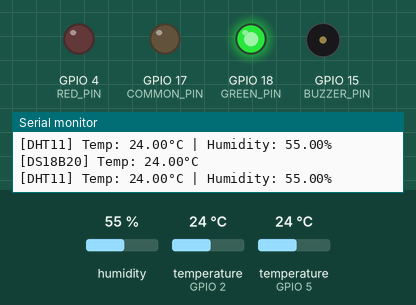
Recording of a sketch running on a simulated ESP32. Shown: output pins drawn as LEDs (lit = HIGH), buzzer (waves = sounding), the last lines printed to the serial monitor. The test bench sets the inputs (shaded band); at power-on: temperature (sensors on GPIO 2, GPIO 5) 24 °C, humidity 55 %. WiFi joins after 1.5 s; servers stay silent unless stated; uploads are accepted with an empty reply.

Above: at 3.9 s.
4.0 s: temperature (sensor on GPIO 2) set to 28 °C
11.1 s: temperature (sensor on GPIO 2) set to 31 °C
At 13.2 s:
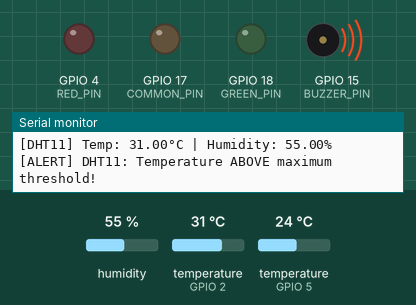
At 22.0 s:
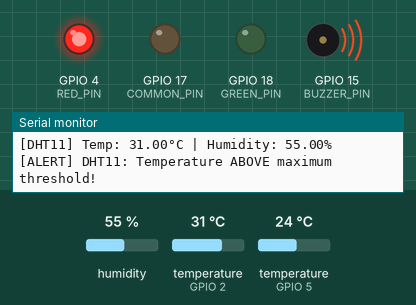
Timing chart, 0 to 27.7 s (numbered marks = the images above; inputs shaded):
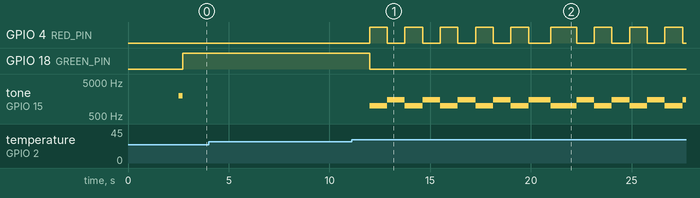

The sketch:

esp32_iot_monitor.ino
```cpp
/*
 * ===============================================
 * ESP32 IoT Temperature & Humidity Monitor
 * ===============================================
 *
 * Project: Intelligent Temperature and Humidity Monitoring System
 * Target: ESP32 WROOM (32 pins)
 * Purpose: Real-time environmental monitoring with sensor redundancy
 *
 * Features:
 * - Dual temperature sensors (DS18B20 + DHT11)
 * - Real-time humidity measurement
 * - WiFi connectivity with secure HTTPS
 * - Dynamic threshold management via backend API
 * - Multi-channel alerting (Buzzer + LED)
 * - JSON-based communication with FastAPI backend
 *
 * Author: IoT Project Team
 * Date: January 2026
 * Version: 2.0
 * ===============================================
 */

#include <WiFi.h>
#include <WiFiClientSecure.h>
#include <HTTPClient.h>
#include <ArduinoJson.h>
#include <DHT.h>
#include <OneWire.h>
#include <DallasTemperature.h>

// ================= PIN DEFINITIONS =================
#define DHTPIN 2                    // DHT11 data pin
#define DHTTYPE DHT11               // DHT11 sensor type
#define ONE_WIRE_BUS 5              // DS18B20 OneWire bus
#define BUZZER_PIN 15               // Passive buzzer for audio alert

#define RED_PIN 4                   // Red LED for alert state
#define GREEN_PIN 18                // Green LED for normal state
#define COMMON_PIN 17               // Common pin for bi-color LED

// ================= WIFI CREDENTIALS =================
const char* ssid = "Fibre_MarocTelecom-4451";
const char* password = "JSV7ZsKhF7";

// ================= BACKEND API ENDPOINTS =================
// Update these URLs to match your backend deployment
const char* DATA_URL          = "https://f2ef7f2cfa43.ngrok-free.app/sensor-data";
const char* MAX_THRESHOLD_URL = "https://f2ef7f2cfa43.ngrok-free.app/config/threshold";
const char* MIN_THRESHOLD_URL = "https://f2ef7f2cfa43.ngrok-free.app/config/min-threshold";

// ================= SENSOR OBJECTS =================
DHT dht(DHTPIN, DHTTYPE);                       // DHT11 sensor instance
OneWire oneWire(ONE_WIRE_BUS);                  // OneWire bus for DS18B20
DallasTemperature ds18b20(&oneWire);            // DS18B20 temperature sensor

// ================= THRESHOLD VARIABLES =================
float MAX_TEMP = 30.0;                          // Maximum temperature threshold (°C)
float MIN_TEMP = 0.0;                           // Minimum temperature threshold (°C)
const float DS18B20_ERROR = -127.0;             // DS18B20 error indicator

// ================= TIMING VARIABLES =================
unsigned long lastSend = 0;                     // Last data send time
unsigned long lastThresholdFetch = 0;           // Last threshold fetch time
const unsigned long SEND_INTERVAL      = 9000;     // Send data every 9 seconds
const unsigned long THRESHOLD_INTERVAL = 10000;    // Fetch thresholds every 10 seconds

// ================= BUZZER CONTROL (POLICE SIREN EFFECT) =================
unsigned long previousMillis = 0;
bool sirenState = false;
const int sirenHighFreq = 1500;                 // High frequency tone (Hz)
const int sirenLowFreq  = 1000;                 // Low frequency tone (Hz)
const int sirenInterval = 80;                   // Tone switching interval (ms)

// ================= LED CONTROL (POLICE BLINK EFFECT) =================
unsigned long ledMillis = 0;
bool ledState = false;
const unsigned long ledInterval = 120;          // LED blink interval (ms)

// ================= SETUP FUNCTION =================
/*
 * Initialization function - runs once on startup
 */
void setup() {
  // Start serial communication for debugging
  Serial.begin(115200);
  delay(1000);

  Serial.println("\n\n");
  Serial.println("======================================");
  Serial.println("ESP32 IoT Monitor - Startup");
  Serial.println("======================================");

  // Configure GPIO pins
  pinMode(BUZZER_PIN, OUTPUT);
  pinMode(RED_PIN, OUTPUT);
  pinMode(GREEN_PIN, OUTPUT);
  pinMode(COMMON_PIN, OUTPUT);
  digitalWrite(COMMON_PIN, LOW);

  Serial.println("[SETUP] GPIO pins configured");

  // Initialize DHT11 sensor
  dht.begin();
  Serial.println("[SETUP] DHT11 initialized");

  // Initialize DS18B20 sensor
  ds18b20.begin();
  ds18b20.setResolution(12);  // Set to 12-bit resolution for accuracy
  Serial.println("[SETUP] DS18B20 initialized (12-bit resolution)");

  // Connect to WiFi
  Serial.print("[WIFI] Connecting to: ");
  Serial.println(ssid);
  WiFi.begin(ssid, password);

  int wifiAttempts = 0;
  while (WiFi.status() != WL_CONNECTED && wifiAttempts < 20) {
    delay(500);
    Serial.print(".");
    wifiAttempts++;
  }

  if (WiFi.status() == WL_CONNECTED) {
    Serial.println("\n[WIFI] Connected!");
    Serial.print("[WIFI] IP Address: ");
    Serial.println(WiFi.localIP());
  } else {
    Serial.println("\n[WIFI] Connection failed!");
  }

  // Startup beep (1 beep = system ready)
  tone(BUZZER_PIN, 2000);
  delay(200);
  noTone(BUZZER_PIN);
  Serial.println("[ALERT] Startup beep played");

  // Green LED = Normal operation
  digitalWrite(GREEN_PIN, HIGH);
  digitalWrite(RED_PIN, LOW);
  Serial.println("[LED] Green LED on - System ready");

  Serial.println("======================================");
  Serial.println("Setup Complete - Starting Loop");
  Serial.println("======================================\n");
}

// ================= MAIN LOOP FUNCTION =================
/*
 * Main execution loop - runs continuously
 */
void loop() {
  unsigned long now = millis();

  bool alertMax = false;
  bool alertMin = false;

  // ---------- SECTION 1: FETCH THRESHOLDS FROM BACKEND ----------
  if (now - lastThresholdFetch >= THRESHOLD_INTERVAL &&
      WiFi.status() == WL_CONNECTED) {

    lastThresholdFetch = now;
    Serial.println("\n[THRESHOLD] Fetching thresholds from backend...");

    WiFiClientSecure client;
    client.setInsecure();  // Disable SSL verification for testing (use certificates in production)
    HTTPClient http;

    // Fetch MAX temperature threshold
    http.begin(client, MAX_THRESHOLD_URL);
    int httpCode = http.GET();

    if (httpCode == 200) {
      StaticJsonDocument<128> doc;
      if (deserializeJson(doc, http.getString()) == DeserializationError::Ok) {
        MAX_TEMP = doc["threshold"];
        Serial.print("[THRESHOLD] MAX_TEMP updated: ");
        Serial.println(MAX_TEMP);
      }
    } else {
      Serial.print("[THRESHOLD] MAX fetch failed - HTTP code: ");
      Serial.println(httpCode);
    }
    http.end();

    // Fetch MIN temperature threshold
    http.begin(client, MIN_THRESHOLD_URL);
    httpCode = http.GET();

    if (httpCode == 200) {
      StaticJsonDocument<128> doc;
      if (deserializeJson(doc, http.getString()) == DeserializationError::Ok) {
        MIN_TEMP = doc["min_threshold"];
        Serial.print("[THRESHOLD] MIN_TEMP updated: ");
        Serial.println(MIN_TEMP);
      }
    } else {
      Serial.print("[THRESHOLD] MIN fetch failed - HTTP code: ");
      Serial.println(httpCode);
    }
    http.end();
  }

  // ---------- SECTION 2: READ DHT11 (Temperature + Humidity) ----------
  float dhtTemp = dht.readTemperature();
  float humidity = dht.readHumidity();

  // Validate DHT11 readings
  if (!isnan(dhtTemp) && !isnan(humidity)) {
    Serial.print("[DHT11] Temp: ");
    Serial.print(dhtTemp);
    Serial.print("°C | Humidity: ");
    Serial.print(humidity);
    Serial.println("%");

    // Check DHT11 against thresholds
    if (dhtTemp >= MAX_TEMP) {
      alertMax = true;
      Serial.println("[ALERT] DHT11: Temperature ABOVE maximum threshold!");
    }
    if (dhtTemp <= MIN_TEMP) {
      alertMin = true;
      Serial.println("[ALERT] DHT11: Temperature BELOW minimum threshold!");
    }
  } else {
    Serial.println("[DHT11] Error reading sensor - Invalid data");
  }

  // ---------- SECTION 3: READ DS18B20 (Primary Temperature Sensor) ----------
  ds18b20.requestTemperatures();
  float dsTemp = ds18b20.getTempCByIndex(0);

  // Validate DS18B20 reading
  if (dsTemp != DS18B20_ERROR) {
    Serial.print("[DS18B20] Temp: ");
    Serial.print(dsTemp);
    Serial.println("°C");

    // Check DS18B20 against thresholds
    if (dsTemp >= MAX_TEMP) {
      alertMax = true;
      Serial.println("[ALERT] DS18B20: Temperature ABOVE maximum threshold!");
    }
    if (dsTemp <= MIN_TEMP) {
      alertMin = true;
      Serial.println("[ALERT] DS18B20: Temperature BELOW minimum threshold!");
    }
  } else {
    Serial.println("[DS18B20] Error reading sensor - Invalid data (-127°C)");
  }

  // Determine final alert state
  bool alert = alertMax || alertMin;

  // ---------- SECTION 4: BUZZER CONTROL (Police Siren Audio) ----------
  if (alert) {
    // Generate alternating tones for siren effect
    if (now - previousMillis >= sirenInterval) {
      previousMillis = now;
      int freq = sirenState ? sirenHighFreq : sirenLowFreq;
      tone(BUZZER_PIN, freq);
      sirenState = !sirenState;

      Serial.print("[BUZZER] Playing tone: ");
      Serial.print(freq);
      Serial.println("Hz");
    }
  } else {
    noTone(BUZZER_PIN);
  }

  // ---------- SECTION 5: LED CONTROL (Police Blink Visual) ----------
  if (alert) {
    // Blinking red LED during alert
    if (now - ledMillis >= ledInterval) {
      ledMillis = now;
      ledState = !ledState;
      digitalWrite(RED_PIN, ledState);

      if (ledState) {
        Serial.println("[LED] Alert: RED ON");
      } else {
        Serial.println("[LED] Alert: RED OFF");
      }
    }
    digitalWrite(GREEN_PIN, LOW);
  } else {
    // Solid green LED during normal operation
    digitalWrite(RED_PIN, LOW);
    digitalWrite(GREEN_PIN, HIGH);
  }

  // ---------- SECTION 6: SEND DATA TO BACKEND ----------
  if (now - lastSend >= SEND_INTERVAL &&
      WiFi.status() == WL_CONNECTED) {

    lastSend = now;
    Serial.println("\n[DATA] Sending sensor data to backend...");

    WiFiClientSecure client;
    client.setInsecure();
    HTTPClient http;

    http.begin(client, DATA_URL);
    http.addHeader("Content-Type", "application/json");

    // Create JSON payload
    StaticJsonDocument<256> doc;
    doc["dht_temp"] = dhtTemp;
    doc["humidity"] = humidity;
    doc["ds18b20_temp"] = dsTemp;
    doc["max_threshold"] = MAX_TEMP;
    doc["min_threshold"] = MIN_TEMP;
    doc["alert_max"] = alertMax;
    doc["alert_min"] = alertMin;
    doc["alert"] = alert;
    doc["device_id"] = "ESP32_01";
    doc["location"] = "Clinical Room";

    // Serialize JSON to string
    String payload;
    serializeJson(doc, payload);

    Serial.println("[JSON] Payload:");
    serializeJsonPretty(doc, Serial);
    Serial.println();

    // Send POST request
    int httpResponseCode = http.POST(payload);

    if (httpResponseCode > 0) {
      Serial.print("[HTTP] Response code: ");
      Serial.println(httpResponseCode);

      if (httpResponseCode == 200) {
        Serial.println("[HTTP] Data sent successfully!");
      }
    } else {
      Serial.print("[HTTP] Error in sending POST: ");
      Serial.println(http.errorToString(httpResponseCode));
    }

    http.end();
    Serial.println();
  }

  // Small delay to prevent overwhelming the serial monitor
  delay(100);
}

/*
 * ===============================================
 * FIRMWARE FEATURES SUMMARY
 * ===============================================
 *
 * SENSORS:
 * ✓ DS18B20 - Primary temperature sensor (OneWire)
 * ✓ DHT11 - Secondary temperature + humidity sensor
 * ✓ Dual sensor redundancy for reliability
 *
 * COMMUNICATION:
 * ✓ WiFi connectivity (802.11 b/g/n)
 * ✓ HTTPS secure connections
 * ✓ JSON payload serialization
 * ✓ Dynamic threshold sync with backend (10s intervals)
 * ✓ Sensor data transmission to backend (9s intervals)
 *
 * ALERTING:
 * ✓ Audio alert - Police siren with dual tones (1000Hz + 1500Hz)
 * ✓ Visual alert - Blinking red LED (120ms rate)
 * ✓ Normal state - Solid green LED
 * ✓ Startup indication - Single beep on boot
 *
 * RELIABILITY:
 * ✓ Error handling for sensor failures
 * ✓ WiFi connection status checking
 * ✓ Non-blocking timing using millis()
 * ✓ Serial debugging output
 *
 * ===============================================
 */
```

Measured:
- the behaviour switches between 29 and 30 °C on temperature (sensor on GPIO 2) (found by bisection; images 0 and 1)
- after the input at 11.1 s, GPIO 4 (RED_PIN): goes 4 × (HIGH 0.87 s, LOW 0.87 s), HIGH 0.89 s, LOW 1.1 s, HIGH 1.3 s, 3 × (LOW 0.87 s, HIGH 0.87 s), then LOW, starting after 0.90 s; GPIO 18 (GREEN_PIN): HIGH → LOW after 0.91 s
